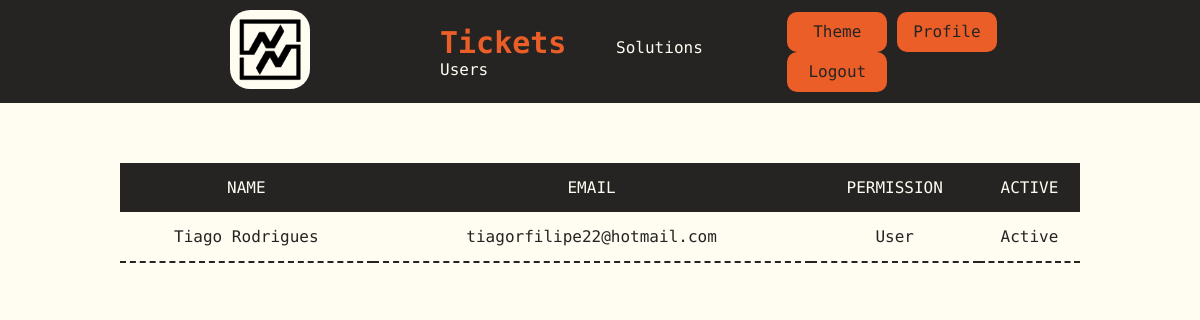
The page /users (signed in) on the database as committed earlier.
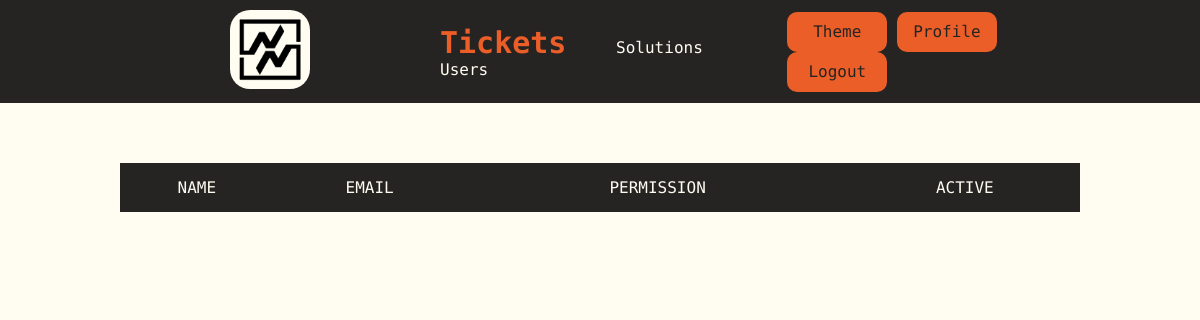
The same page on the database as committed later.
### tables this page shows
CREATE TABLE users (id INTEGER PRIMARY KEY AUTOINCREMENT NOT NULL, name TEXT NOT NULL, hash TEXT NOT NULL, permission INTEGER DEFAULT 4 NOT NULL, active BLOB DEFAULT 0 NOT NULL, email TEXT NOT NULL);

### app.py (the view)
@app.route("/users")
def users():
    userID = session.get("user_id")
    users = db.execute("SELECT * FROM users WHERE id > 1 AND id != ?", userID)
    return render_template("users.html", users = users, role = role, status = status)

### templates/users.html (shortened to what this page needs)
{% extends "layout.html" %}
{% block body %}
    <table class="table">
        <thead>
            <tr>
                <th>NAME</th>
                <th>EMAIL</th>
                <th>PERMISSION</th>
                <th>ACTIVE</th>
            </tr>
        </thead>
        <tbody>
            {% for user in users %}
            <tr onclick="clickButtonID('{{ user['id'] }}')">
                <td> {{ user["name"] }}</td>
                <td> {{ user["email"] }}</td>
                <td> {{ role[user["permission"]] }}</td>
                <td> {{ status[user["active"]] }}</td>
            </tr>
            {% endfor %}
        </tbody>
    </table>
{% endblock %}

Rows that differ between the two databases and show on the page:
removed users: name "Tiago Rodrigues", email "tiagorfilipe22@hotmail.com", permission "User", active "Active"
